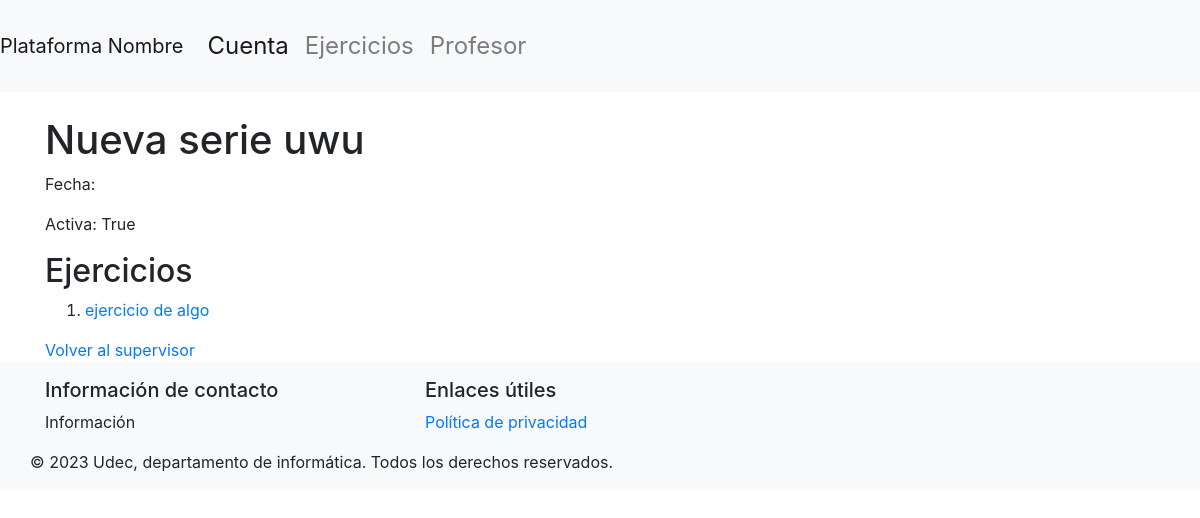
Screenshot of /dashDocente/1/serie/1 (signed in) with the database file from the repository.
### basedatos/modelos.py (models this page shows, shortened)
class Serie(db.Model):
    id = db.Column(db.Integer, primary_key=True)
    nombre = db.Column(db.String(50), nullable=False)
    activa = db.Column(db.Boolean(), nullable=False)
    ejercicios = db.relationship('Ejercicio', order_by=Ejercicio.id, back_populates='serie')

class Ejercicio(db.Model):
    id = db.Column(db.Integer, primary_key=True)
    nombre = db.Column(db.String(50), nullable=False)
    path_ejercicio = db.Column(db.String(200), nullable=False)
    enunciado = db.Column(db.String(), nullable=False)
    id_serie = db.Column(db.Integer, db.ForeignKey('serie.id'), nullable=False)
    serie = db.relationship('Serie', back_populates='ejercicios')

### main.py (the view)
@app.route('/dashDocente/<int:supervisor_id>/serie/<int:id>')
@login_required
def detallesSeries(supervisor_id, id):
    if not verify_supervisor(supervisor_id):
        flash('No tienes permiso para acceder a este dashboard. Debes ser un Supervisor.', 'danger')
        return redirect(url_for('login'))
    serie = Serie.query.get(id)
    ejercicios = Ejercicio.query.filter_by(id_serie=id).all()
    return render_template('detallesSerie.html', serie=serie, ejercicios=ejercicios, supervisor_id=supervisor_id)

### basedatos/modelos.py (called while the page is built)
    @property
    def is_authenticated(self):
        return True

### main.py (called while the page is built)
@login_manager.user_loader
def load_user(user_id):
    if user_id.startswith("e"):
        user = db.session.get(Estudiante, int(user_id[1:]))
    elif user_id.startswith("s"):
        user = db.session.get(Supervisor, int(user_id[1:]))
    else:
        return None
    return user

def verify_supervisor(supervisor_id):
    if not isinstance(current_user, Supervisor):
        flash('No tienes permiso para acceder a este dashboard. Debes ser un Supervisor.', 'danger')
        return False
    if current_user.id != supervisor_id:
        flash('No tienes permiso para acceder a este dashboard.', 'danger')
        return False
    return True

### templates/detallesSerie.html (shortened to what this page needs)
{% extends "layout.html" %}
{% block content %}
<h1>{{ serie.nombre }}</h1>
<p>Fecha: {{ serie.fecha }}</p>
<p>Activa: {{ serie.activa }}</p>
<h2>Ejercicios</h2>
<ol>
    {% for ejercicio in ejercicios %}
        <li>
            <a href="{{ url_for('detallesEjercicio', supervisor_id=supervisor_id, id=ejercicio.id) }}">{{ ejercicio.nombre }}</a>
        </li>
    {% endfor %}
    </ol>
<a href="{{ url_for('dashDocente', supervisor_id=supervisor_id) }}">Volver al supervisor</a>
{% endblock %}

### rows the page displays
Serie: nombre "Nueva serie uwu", activa "True"
Ejercicio: nombre "ejercicio de algo"
